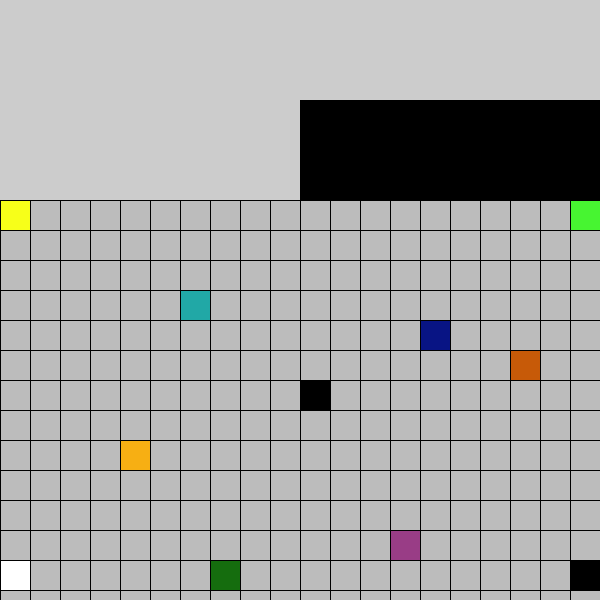
Frame 1 (no input)
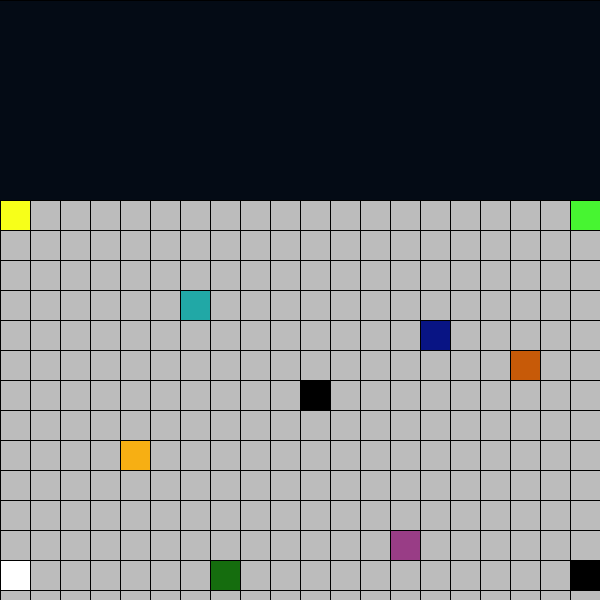
Frame 60 (the mouse pressed at the canvas centre just before this capture)
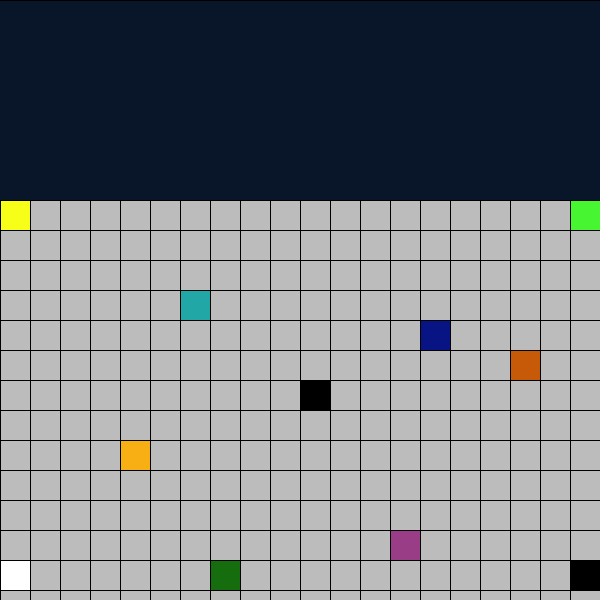
Frame 120 (the mouse held since frame 60 and released just before this capture)

The Processing sketch that drew these frames (run headless with seeded random() and noise(); from frame 60 on, the mouse is pressed at the canvas centre):

// Processing sketch: processing_114771
// ── processing_114771.pde

//Story
//30 primitives
//10 loops
//changes in foreground and background

int timer, colorTimer, colorTimer2, colorTimer3, morphColor;
boolean stage1, stage2, stage3, backgroundChange, fireworks, sunMode;
int playerX, playerY, blueX, blueY, sunX, sunY, color1, color2;
float squareFactor, circleFactor;

void setup()
{
  size(600, 600);
  
  timer = 0; colorTimer = 0; colorTimer2 = 0; colorTimer3 = 0;
  stage1 = true; stage2 = false; stage3 = false; backgroundChange = false;
  fireworks = false; sunMode = false;
  playerX = 315; playerY = 395; blueX = 435; blueY = 335;
  morphColor = 116; sunX = 500; sunY = 230; color1 = 216; color2 = 298;
  squareFactor = 1.0; circleFactor = 0.0;
}

void draw()
{
  //SKY CODE
  timer++;
  colorMode(HSB, 360);
  
  sunY = (int)(0.005*pow(sunX - 300, 2));
  if(timer%8 == 0)
  {
    sunX--;
  }
  
  if(stage1)
  {
    if(timer % 2 == 0)
    {
      colorTimer++;
    }
    
    fill(216, 280, colorTimer);
  }
  
  if(stage2)
  {
    if(timer % 4 == 0)
    {
      colorTimer--;
    }
    
    fill(216, colorTimer, 352);
  }
  
  if(stage3)
  {
    if(timer % 5 == 0)
    {
      colorTimer--;
      colorTimer3++;
    }
    
    if(timer % 7 == 0)
    {
      colorTimer2--;
    }
    
    fill(colorTimer2, colorTimer3, colorTimer);
  }
  
  rect(300, 100, 601, 200);
  
  if(stage1 && colorTimer >= 352)
  {
    stage1 = false;
    stage2 = true;
    colorTimer = 280;
  }
  
  if(stage2 && colorTimer <= 0)
  {
    stage2 = false;
    stage3 = true;
    colorTimer = 352;
    colorTimer2 = 48;
  }
  
  if(stage3 && colorTimer <= 0 && colorTimer2 <= 0)
  {
    stage3 = false;
    stage1 = true;
    sunX = 500;
    sunY = 220;
    colorTimer = 0;
    colorTimer3 = 0;
  }
  
  if(sunMode)
  {
    fill(62, 324, 360);
    rect(sunX, sunY, 30, 30);
  }
  
  
  //BACKGROUND
  rectMode(CORNER);
  stroke(0);
  if(!backgroundChange)
  {
    fill(#BCBCBC);
  }
  
  else
  {
    fill(#763668);
  }
  backgroundChange = false;
  rect(0, 200, 600, 400);
  for(int x = 0; x < 600; x += 30)
  {
    line(x, 200, x, height);
  }
    
  for(int y = 200; y < 600; y += 30)
  {
    line(0, y, width, y);
  }
  
  
  
  
  //PLAY CODE
  rectMode(CENTER);
  if(isContacting(playerX, playerY, 585, 575))
  {
    fill(#BCBCBC);
    rect(585, 575, 30, 30);
  }
  
  else
  {
    fill(0);
    rect(585, 575, 30, 30);
  }
  
  fill(0);
  rect(playerX, playerY, 30, 30);
  
  fill(41, 331, 349);
  rect(135, 455, 30, 30);
  if(isContacting(playerX, playerY, 135, 455))
  {
    fill(0);
    line(130, 450, 130, 445);
    line(140, 450, 140, 445);
    bezier(125, 455, 130, 463, 140, 463, 145, 455);
  }
  
  fill(312, 216, 216);
  
  rect(405, 545, 30, 30);
  if(isContacting(playerX, playerY, 405, 545))
  {
    backgroundChange = true;
  }
  
  if(!isContacting(playerX, playerY, 225, 575))
  {
    fill(116, 311, 154);
    rect(225, 575, 30, 30);
  }
  
  else
  {
    morphColor++;
    fill(morphColor%360, 311, 154);
    rect(225, 575, 30, 30);
  }
  
  fill(234, 337, 187);
  rect(blueX, blueY, 30, 30);
  if(isContacting(playerX, playerY, blueX, blueY))
  {
    if(playerX - blueX > 0)
    {
      blueX -= 30;
    }
    
    if(playerX - blueX < 0)
    {
      blueX += 30;
    }
    
    if(playerY - blueY > 0 && blueY > 215)
    {
      blueY -= 30;
    }
    
    if(playerY - blueY < 0)
    {
      blueY += 30;
    }
  }
  
  if(!isContacting(playerX, playerY, 195, 305))
  {
    squareFactor = 1.0;
    circleFactor = 0.0;
  }
  else
  {
    if(circleFactor < 1.0)
    {
      squareFactor -= 0.01;
      circleFactor += 0.01;
    }
  }
  

  fill(179, 288, 238);

  pushMatrix();
  translate(195, 305);
  scale(squareFactor);
  rect(0, 0, 30, 30);
  popMatrix();
  
  pushMatrix();
  translate(195, 305);
  scale(circleFactor);
  ellipse(0, 0, 30, 30);
  popMatrix();
  
  
  fill(26, 345, 281);
  rect(525, 365, 30, 30);
  if(isContacting(playerX, playerY, 525, 365))
  {
    fill(0);
    line(520, 355, 520, 360);
    line(530, 355, 530, 360);
    noFill();
    bezier(515, 375, 520, 365, 530, 365, 535, 375);
  }
  
  
  fill(113, 288, 346);
  rect(585, 215, 30, 30);
  if(isContacting(playerX, playerY, 585, 215))
  {
    partyMode(585, 215, 200);
  }
  
  fill(62, 324, 360);
  if(!sunMode)
  {
    rect(15, 215, 30, 30);
  }
  
  if(isContacting(playerX, playerY, 15, 215))
  {
    sunMode = true;
  }
  
  
  fill(360);
  rect(15, 575, 30, 30);
  
  if(isContacting(playerX, playerY, 15, 575))
  {
    for(int r = 15; r < 600; r+= 60)
    {
      for(int c = 215; c < 600; c+=60)
      {
        fill(color1, 360, 360);
        rect(r, c, 30, 30);
      }
    }
    
    for(int r = 45; r < 600; r+= 60)
    {
      for(int c = 245; c < 600; c+=60)
      {
        fill(color2, 360, 360);
        rect(r, c, 30, 30);
      }
    }
    
    if(timer% 30 == 0)
    {
      int temp = color2;
      color2 = color1;
      color1 = temp;
    }
  }
}
boolean isContacting(int x1, int y1, int x2, int y2)
{
  if((abs(x1 - x2) <= 30) && (abs(y1 - y2) <= 30))
  {
    return true;
  }
  
  return false;
}

void partyMode(int centerX, int centerY, int maxTimer)
{
  noStroke();
  int[] targetsX = new int[12];
  int[] targetsY = new int[12];
  int counter = 1;
  for(int c = 0; c < 12; c++)
  {
    targetsX[c] = (int)random(0, 250);
    targetsY[c] = (int)random(30, 150);
    
  }
  while(counter < maxTimer)
  {
    for(int c = 0; c < 12; c++)
    {
      if(timer % 5 == 0)
      {
        rect(centerX - (counter*((float)targetsX[c]/maxTimer)), 
          centerY - (counter*((float)targetsY[c]/maxTimer)),
          2, 2);
      }
    }
    
    counter++;
  }
}

void keyPressed()
{
  if(key == CODED)
  {
    if (keyCode == UP)
    {
      if(playerY > 215)
      {
        playerY -= 30;
      }
    }
    
    if (keyCode == DOWN)
    {
      if(playerY < 575)
      {
        playerY += 30;
      }
      
    }
    
    if (keyCode == LEFT)
    {
      if(playerX > 15)
      {
        playerX -= 30;
      }
    }
    
    if (keyCode == RIGHT)
    {
      if(playerX < 585)
      {
        playerX += 30;
      }
    }
  }
}
